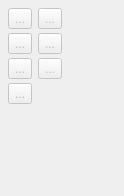
             <widget class="QWidget" name="operations_Page">
              <property name="geometry">
               <rect>
                <x>0</x>
                <y>0</y>
                <width>124</width>
                <height>196</height>
               </rect>
              </property>
              <property name="toolTip">
               <string>Tools for performing operations on objects</string>
              </property>
              <attribute name="icon">
               <iconset resource="share/resources/toolicon.qrc">
                <normaloff>:/toolicon/32x32/operations_toolbox.png</normaloff>:/toolicon/32x32/operations_toolbox.png</iconset>
              </attribute>
              <attribute name="label">
               <string>Operations</string>
              </attribute>
              <attribute name="toolTip">
               <string>Operations</string>
              </attribute>
              <layout class="QFormLayout" name="formLayout_13">
               <property name="verticalSpacing">
                <number>4</number>
               </property>
               <property name="leftMargin">
                <number>8</number>
               </property>
               <property name="topMargin">
                <number>8</number>
               </property>
               <property name="rightMargin">
                <number>8</number>
               </property>
               <property name="bottomMargin">
                <number>8</number>
               </property>
               <item row="0" column="0">
                <widget class="QToolButton" name="group_ToolButton">
                 <property name="enabled">
                  <bool>false</bool>
                 </property>
                 <property name="toolTip">
                  <string>Add Objects to Group (G)</string>
                 </property>
                 <property name="text">
                  <string notr="true">...</string>
                 </property>
                 <property name="icon">
                  <iconset resource="share/resources/toolicon.qrc">
                   <normaloff>:/toolicon/32x32/group.png</normaloff>:/toolicon/32x32/group.png</iconset>
                 </property>
                 <property name="iconSize">
                  <size>
                   <width>32</width>
                   <height>32</height>
                  </size>
                 </property>
                 <property name="checkable">
                  <bool>true</bool>
                 </property>
                </widget>
               </item>
               <item row="0" column="1">
                <widget class="QToolButton" name="rotation_ToolButton">
                 <property name="enabled">
                  <bool>false</bool>
                 </property>
                 <property name="toolTip">
                  <string>Rotate Selected Objects (R)</string>
                 </property>
                 <property name="text">
                  <string notr="true">...</string>
                 </property>
                 <property name="icon">
                  <iconset resource="share/resources/toolicon.qrc">
                   <normaloff>:/toolicon/32x32/rotation.png</normaloff>:/toolicon/32x32/rotation.png</iconset>
                 </property>
                 <property name="iconSize">
                  <size>
                   <width>32</width>
                   <height>32</height>
                  </size>
                 </property>
                 <property name="checkable">
                  <bool>true</bool>
                 </property>
                </widget>
               </item>
               <item row="1" column="0">
                <widget class="QToolButton" name="mirrorByLine_ToolButton">
                 <property name="enabled">
                  <bool>false</bool>
                 </property>
                 <property name="toolTip">
                  <string>Mirror Objects by Line (M, L)</string>
                 </property>
                 <property name="text">
                  <string notr="true">...</string>
                 </property>
                 <property name="icon">
                  <iconset resource="share/resources/toolicon.qrc">
                   <normaloff>:/toolicon/32x32/mirror_by_line.png</normaloff>:/toolicon/32x32/mirror_by_line.png</iconset>
                 </property>
                 <property name="iconSize">
                  <size>
                   <width>32</width>
                   <height>32</height>
                  </size>
                 </property>
                 <property name="checkable">
                  <bool>true</bool>
                 </property>
                </widget>
               </item>
               <item row="1" column="1">
                <widget class="QToolButton" name="mirrorByAxis_ToolButton">
                 <property name="enabled">
                  <bool>false</bool>
                 </property>
                 <property name="toolTip">
                  <string>Mirror Objects by Axis (M, A)</string>
                 </property>
                 <property name="text">
                  <string notr="true">...</string>
                 </property>
                 <property name="icon">
                  <iconset resource="share/resources/toolicon.qrc">
                   <normaloff>:/toolicon/32x32/mirror_by_axis.png</normaloff>:/toolicon/32x32/mirror_by_axis.png</iconset>
                 </property>
                 <property name="iconSize">
                  <size>
                   <width>32</width>
                   <height>32</height>
                  </size>
                 </property>
                 <property name="checkable">
                  <bool>true</bool>
                 </property>
                </widget>
               </item>
               <item row="2" column="0">
                <widget class="QToolButton" name="move_ToolButton">
                 <property name="enabled">
                  <bool>false</bool>
                 </property>
                 <property name="toolTip">
                  <string>Move Objects (Alt+M)</string>
                 </property>
                 <property name="text">
                  <string notr="true">...</string>
                 </property>
                 <property name="icon">
                  <iconset resource="share/resources/toolicon.qrc">
                   <normaloff>:/toolicon/32x32/move.png</normaloff>:/toolicon/32x32/move.png</iconset>
                 </property>
                 <property name="iconSize">
                  <size>
                   <width>32</width>
                   <height>32</height>
                  </size>
                 </property>
                 <property name="checkable">
                  <bool>true</bool>
                 </property>
                </widget>
               </item>
               <item row="2" column="1">
                <widget class="QToolButton" name="trueDarts_ToolButton">
                 <property name="enabled">
                  <bool>false</bool>
                 </property>
                 <property name="toolTip">
                  <string>True Darts (T, D)</string>
                 </property>
                 <property name="text">
                  <string notr="true">...</string>
                 </property>
                 <property name="icon">
                  <iconset resource="share/resources/toolicon.qrc">
                   <normaloff>:/toolicon/32x32/true_darts.png</normaloff>:/toolicon/32x32/true_darts.png</iconset>
                 </property>
                 <property name="iconSize">
                  <size>
                   <width>32</width>
                   <height>32</height>
                  </size>
                 </property>
                 <property name="checkable">
                  <bool>true</bool>
                 </property>
                </widget>
               </item>
               <item row="3" column="0">
                <widget class="QToolButton" name="exportDraftBlocks_ToolButton">
                 <property name="enabled">
                  <bool>false</bool>
                 </property>
                 <property name="toolTip">
                  <string>Export Draft Blocks (E, D)</string>
                 </property>
                 <property name="text">
                  <string notr="true">...</string>
                 </property>
                 <property name="icon">
                  <iconset resource="share/resources/toolicon.qrc">
                   <normaloff>:/toolicon/32x32/export.png</normaloff>:/toolicon/32x32/export.png</iconset>
                 </property>
                 <property name="iconSize">
                  <size>
                   <width>32</width>
                   <height>32</height>
                  </size>
                 </property>
                 <property name="checkable">
                  <bool>true</bool>
                 </property>
                </widget>
               </item>
              </layout>
             </widget>
